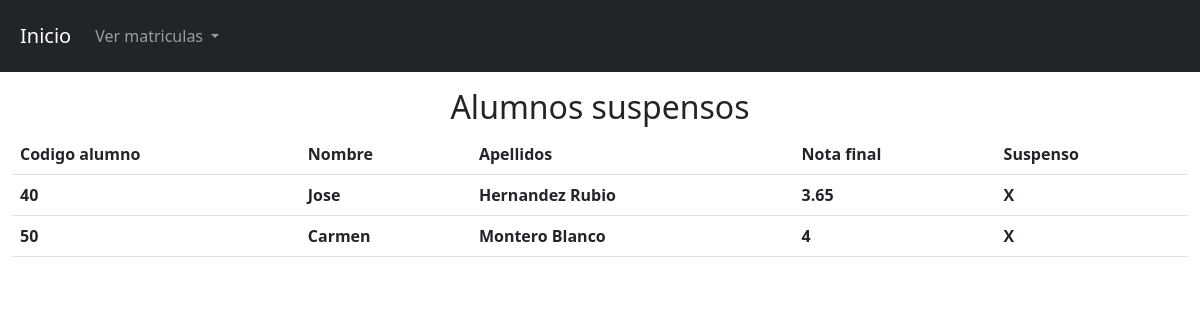
Page /view/username/indexSuspensos.php on the committed database.
### tables this page shows
CREATE TABLE `username` (
  `idAlumno` int(11) NOT NULL,
  `codigo` int(11) NOT NULL,
  `nombre` varchar(100) NOT NULL,
  `apellidos` varchar(100) NOT NULL,
  `telefono` int(11) NOT NULL,
  `email` varchar(100) NOT NULL,
  `direccion` varchar(255) NOT NULL,
  `idNota` int(11) NOT NULL,
  `idMatriculas` int(11) NOT NULL
);

CREATE TABLE `notas` (
  `idNota` int(11) NOT NULL,
  `codigo` int(11) NOT NULL,
  `nota1` float NOT NULL,
  `nota2` float NOT NULL,
  `nota3` float NOT NULL,
  `notaFinal` float NOT NULL,
  `aprobado` varchar(10) NOT NULL,
  `suspenso` varchar(10) NOT NULL
);

### config/db.php (called while the page is built)
<?php
class Db {
    private $host = "localhost";
    private $dbname = "alumnos";
    private $user = "root";
    private $password = "";
    public function conexion() {
        try {
            $PDO = new PDO("mysql:host=".$this->host.";dbname=".$this->dbname,$this->user,$this->password);
            return $PDO;
        }catch(PDOException $e) {
            return $e->getMessage();
        }
    }
}
?>

### controller/matriculasController.php (called while the page is built, shortened)
<?php
class MatriculasController{
    private $model;
    public function __construct() {
        require_once("c://xampp/htdocs/RepasoNov/model/matriculasModel.php");
        $this->model = new MatriculasModel();
    }
    public function indexSuspensos() {
        return ($this->model->indexSuspensos()) ? $this->model->indexSuspensos() : false;
    }
}
?>

### model/matriculasModel.php (called while the page is built, shortened)
<?php
class MatriculasModel{
    private $PDO;
    public function __construct() {
        require_once("c://xampp/htdocs/RepasoNov/config/db.php");
        $con = new Db();
        $this->PDO = $con->conexion();
    }
    public function indexSuspensos() {
        $stament = $this->PDO->prepare("SELECT username.codigo,
        username.nombre, username.apellidos, notas.notaFinal, notas.suspenso
        FROM username inner join notas on username.idNota=notas.idNota where notas.suspenso='x'");
        return ($stament->execute()) ? $stament->fetchAll() : false;
    }
}
?>

### view/username/indexSuspensos.php (the view, shortened to what this page needs)
<?php
require_once ("c://xampp/htdocs/RepasoNov/view/head/headMatriculas.php");
require_once ("c://xampp/htdocs/RepasoNov/controller/matriculasController.php");
$obj = new MatriculasController();
$rows = $obj->indexSuspensos();
?>
<h2 class="text-center">Alumnos suspensos</h2>
<div class="table-responsive">
<table class="table table-hover">
    <thead>
        <tr>
            <th scope="col">Codigo alumno</th>
            <th scope="col">Nombre</th>
            <th scope="col">Apellidos</th>
            <th scope="col">Nota final</th>
            <th scope="col">Suspenso</th>
        </tr>
    </thead>
    <tbody>
    <?php if($rows): ?>
        <?php foreach($rows as $row): ?>
    <tr>
            <th><?= $row[0]?></th>
            <th><?= $row[1]?></th>
            <th><?= $row[2]?></th>
            <th><?= $row[3]?></th>
            <th><?= $row[4]?></th>
        </tr>
        <?php endforeach; ?>
        <?php else: ?>
            <tr>
                <td colspan="5" class="text-center">No hay registros actualmente</td>
            </tr>
    <?php endif; ?>
    </tbody>
</div>
<?php
require_once ("c://xampp/htdocs/RepasoNov/view/head/footerMatriculas.php");
?>

### rows in the picture
username: codigo "40", nombre "Jose", apellidos "Hernandez Rubio", idNota.notaFinal "3.65", idNota.suspenso "X"
username: codigo "50", nombre "Carmen", apellidos "Montero Blanco", idNota.notaFinal "4", idNota.suspenso "X"
